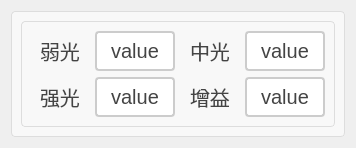
       <widget class="QWidget" name="tab_2">
        <attribute name="title">
         <string>亮度调整</string>
        </attribute>
        <layout class="QGridLayout" name="gridLayout_7">
         <item row="0" column="0">
          <widget class="QGroupBox" name="groupBox_4">
           <property name="styleSheet">
            <string notr="true">QGroupBox {
    border: 1px solid #DDD;
    border-radius: 4px;
    font: bold 14px;
    color: #666;
    background-color: #F8F8F8;
}

QGroupBox::title {
    subcontrol-origin: margin;
    subcontrol-position: top left;
    left: 10px;
    padding: 0 5px;
}</string>
           </property>
           <property name="title">
            <string/>
           </property>
           <layout class="QGridLayout" name="gridLayout_6">
            <item row="0" column="0">
             <widget class="QGroupBox" name="groupBox_2">
              <property name="styleSheet">
               <string notr="true">QGroupBox {
    border: 1px solid #DDD;
    border-radius: 4px;
    font: bold 14px;
    color: #666;
    background-color: #F8F8F8;
}

QGroupBox::title {
    subcontrol-origin: margin;
    subcontrol-position: top left;
    left: 10px;
    padding: 0 5px;
}</string>
              </property>
              <property name="title">
               <string/>
              </property>
              <layout class="QGridLayout" name="gridLayout_8">
               <item row="0" column="0">
                <layout class="QGridLayout" name="gridLayout_5">
                 <item row="0" column="0">
                  <layout class="QHBoxLayout" name="horizontalLayout_5" stretch="1,1">
                   <item>
                    <layout class="QHBoxLayout" name="horizontalLayout_31" stretch="1,1">
                     <item>
                      <widget class="QLabel" name="lb_zuoxianwei1_2">
                       <property name="styleSheet">
                        <string notr="true">/* 基础标签样式 */
QLabel {
    color: #444444;          /* 主文字色 */
    font-size: 20px;         /* 标准字号 */
    background: transparent; /* 透明背景 */
    padding: 2px 4px;        /* 基础内边距 */
}

/* 标题样式 */
QLabel.title {
    font-size: 16px;
    font-weight: 600;
    color: #333333;
    border-bottom: 1px solid #DDDDDD; /* 下划线装饰 */
    padding-bottom: 4px;
}

/* 副标题/次要文本 */
QLabel.subtitle {
    color: #666666;
    font-size: 13px;
    font-style: italic;
}

/* 强调文本 */
QLabel.emphasis {
    color: #333333;
    font-weight: 500;
    background-color: #F5F5F5;
    border-radius: 3px;
    padding: 4px 8px;
}

/* 状态标签（成功/警告/错误） */
QLabel[state=&quot;success&quot;] {
    color: #228B22;          /* 森林绿 */
    border-left: 3px solid #228B22;
    padding-left: 8px;
}

QLabel[state=&quot;warning&quot;] {
    color: #FF8C00;          /* 暗橙 */
    border-left: 3px solid #FF8C00;
    padding-left: 8px;
}

QLabel[state=&quot;error&quot;] {
    color: #B22222;          /* 砖红 */
    border-left: 3px solid #B22222;
    padding-left: 8px;
}

/* 数据展示标签 */
QLabel.data {
    color: #2F4F4F;          /* 深石板灰 */
    font-family: monospace;
    border: 1px solid #E0E0E0;
    background-color: #FFFFFF;
    padding: 6px 12px;
    border-radius: 4px;
}

/* 禁用状态 */
QLabel:disabled {
    color: #AAAAAA;
    background-color: transparent;
}

/* 链接样式（伪链接效果） */
QLabel.link {
    color: #4682B4;          /* 钢蓝 */
    text-decoration: underline;
    border-bottom: 1px dotted #4682B4;
}

/* 图标标签 */
QLabel.icon {
    qproperty-alignment: AlignCenter;
    border: 1px solid #E0E0E0;
    border-radius: 4px;
    background-color: #FFFFFF;
    padding: 12px;
}</string>
                       </property>
                       <property name="text">
                        <string>弱光</string>
                       </property>
                      </widget>
                     </item>
                     <item>
                      <widget class="QPushButton" name="btn_ruoguang">
                       <property name="sizePolicy">
                        <sizepolicy hsizetype="Minimum" vsizetype="Minimum">
                         <horstretch>0</horstretch>
                         <verstretch>0</verstretch>
                        </sizepolicy>
                       </property>
                       <property name="styleSheet">
                        <string notr="true">QPushButton {
    padding: 6px 14px;
    border: 2px solid #CCC;
    border-radius: 4px;
    background-color: white;
    color: #444;
	font-size:20px;
}

QPushButton:hover {
    border-color: #999;
    background-color: #F5F5F5;
}

QPushButton:pressed {
    border-color: #777;
    background-color: #EEE;
}</string>
                       </property>
                       <property name="text">
                        <string>value</string>
                       </property>
                      </widget>
                     </item>
                    </layout>
                   </item>
                   <item>
                    <layout class="QHBoxLayout" name="horizontalLayout_28" stretch="1,1">
                     <item>
                      <widget class="QLabel" name="lb_xiaxianwei1_2">
                       <property name="styleSheet">
                        <string notr="true">/* 基础标签样式 */
QLabel {
    color: #444444;          /* 主文字色 */
    font-size: 20px;         /* 标准字号 */
    background: transparent; /* 透明背景 */
    padding: 2px 4px;        /* 基础内边距 */
}

/* 标题样式 */
QLabel.title {
    font-size: 16px;
    font-weight: 600;
    color: #333333;
    border-bottom: 1px solid #DDDDDD; /* 下划线装饰 */
    padding-bottom: 4px;
}

/* 副标题/次要文本 */
QLabel.subtitle {
    color: #666666;
    font-size: 13px;
    font-style: italic;
}

/* 强调文本 */
QLabel.emphasis {
    color: #333333;
    font-weight: 500;
    background-color: #F5F5F5;
    border-radius: 3px;
    padding: 4px 8px;
}

/* 状态标签（成功/警告/错误） */
QLabel[state=&quot;success&quot;] {
    color: #228B22;          /* 森林绿 */
    border-left: 3px solid #228B22;
    padding-left: 8px;
}

QLabel[state=&quot;warning&quot;] {
    color: #FF8C00;          /* 暗橙 */
    border-left: 3px solid #FF8C00;
    padding-left: 8px;
}

QLabel[state=&quot;error&quot;] {
    color: #B22222;          /* 砖红 */
    border-left: 3px solid #B22222;
    padding-left: 8px;
}

/* 数据展示标签 */
QLabel.data {
    color: #2F4F4F;          /* 深石板灰 */
    font-family: monospace;
    border: 1px solid #E0E0E0;
    background-color: #FFFFFF;
    padding: 6px 12px;
    border-radius: 4px;
}

/* 禁用状态 */
QLabel:disabled {
    color: #AAAAAA;
    background-color: transparent;
}

/* 链接样式（伪链接效果） */
QLabel.link {
    color: #4682B4;          /* 钢蓝 */
    text-decoration: underline;
    border-bottom: 1px dotted #4682B4;
}

/* 图标标签 */
QLabel.icon {
    qproperty-alignment: AlignCenter;
    border: 1px solid #E0E0E0;
    border-radius: 4px;
    background-color: #FFFFFF;
    padding: 12px;
}</string>
                       </property>
                       <property name="text">
                        <string>中光</string>
                       </property>
                      </widget>
                     </item>
                     <item>
                      <widget class="QPushButton" name="btn_zhongguang">
                       <property name="sizePolicy">
                        <sizepolicy hsizetype="Minimum" vsizetype="Minimum">
                         <horstretch>0</horstretch>
                         <verstretch>0</verstretch>
                        </sizepolicy>
                       </property>
                       <property name="styleSheet">
                        <string notr="true">QPushButton {
    padding: 6px 14px;
    border: 2px solid #CCC;
    border-radius: 4px;
    background-color: white;
    color: #444;
	font-size:20px;
}

QPushButton:hover {
    border-color: #999;
    background-color: #F5F5F5;
}

QPushButton:pressed {
    border-color: #777;
    background-color: #EEE;
}</string>
                       </property>
                       <property name="text">
                        <string>value</string>
                       </property>
                      </widget>
                     </item>
                    </layout>
                   </item>
                  </layout>
                 </item>
                 <item row="1" column="0">
                  <layout class="QHBoxLayout" name="horizontalLayout_4" stretch="1,1">
                   <item>
                    <layout class="QHBoxLayout" name="horizontalLayout_27" stretch="0,0">
                     <item>
                      <widget class="QLabel" name="lb_shangxianwei1_2">
                       <property name="styleSheet">
                        <string notr="true">/* 基础标签样式 */
QLabel {
    color: #444444;          /* 主文字色 */
    font-size: 20px;         /* 标准字号 */
    background: transparent; /* 透明背景 */
    padding: 2px 4px;        /* 基础内边距 */
}

/* 标题样式 */
QLabel.title {
    font-size: 16px;
    font-weight: 600;
    color: #333333;
    border-bottom: 1px solid #DDDDDD; /* 下划线装饰 */
    padding-bottom: 4px;
}

/* 副标题/次要文本 */
QLabel.subtitle {
    color: #666666;
    font-size: 13px;
    font-style: italic;
}

/* 强调文本 */
QLabel.emphasis {
    color: #333333;
    font-weight: 500;
    background-color: #F5F5F5;
    border-radius: 3px;
    padding: 4px 8px;
}

/* 状态标签（成功/警告/错误） */
QLabel[state=&quot;success&quot;] {
    color: #228B22;          /* 森林绿 */
    border-left: 3px solid #228B22;
    padding-left: 8px;
}

QLabel[state=&quot;warning&quot;] {
    color: #FF8C00;          /* 暗橙 */
    border-left: 3px solid #FF8C00;
    padding-left: 8px;
}

QLabel[state=&quot;error&quot;] {
    color: #B22222;          /* 砖红 */
    border-left: 3px solid #B22222;
    padding-left: 8px;
}

/* 数据展示标签 */
QLabel.data {
    color: #2F4F4F;          /* 深石板灰 */
    font-family: monospace;
    border: 1px solid #E0E0E0;
    background-color: #FFFFFF;
    padding: 6px 12px;
    border-radius: 4px;
}

/* 禁用状态 */
QLabel:disabled {
    color: #AAAAAA;
    background-color: transparent;
}

/* 链接样式（伪链接效果） */
QLabel.link {
    color: #4682B4;          /* 钢蓝 */
    text-decoration: underline;
    border-bottom: 1px dotted #4682B4;
}

/* 图标标签 */
QLabel.icon {
    qproperty-alignment: AlignCenter;
    border: 1px solid #E0E0E0;
    border-radius: 4px;
    background-color: #FFFFFF;
    padding: 12px;
}</string>
                       </property>
                       <property name="text">
                        <string>强光</string>
                       </property>
                      </widget>
                     </item>
                     <item>
                      <widget class="QPushButton" name="btn_qiangguang">
                       <property name="sizePolicy">
                        <sizepolicy hsizetype="Minimum" vsizetype="Minimum">
                         <horstretch>0</horstretch>
                         <verstretch>0</verstretch>
                        </sizepolicy>
                       </property>
                       <property name="styleSheet">
                        <string notr="true">QPushButton {
    padding: 6px 14px;
    border: 2px solid #CCC;
    border-radius: 4px;
    background-color: white;
    color: #444;
	font-size:20px;
}

QPushButton:hover {
    border-color: #999;
    background-color: #F5F5F5;
}

QPushButton:pressed {
    border-color: #777;
    background-color: #EEE;
}</string>
                       </property>
                       <property name="text">
                        <string>value</string>
                       </property>
                      </widget>
                     </item>
                    </layout>
                   </item>
                   <item>
                    <layout class="QHBoxLayout" name="horizontalLayout_32" stretch="1,1">
                     <item>
                      <widget class="QLabel" name="lb_youxianwei1_2">
                       <property name="styleSheet">
                        <string notr="true">/* 基础标签样式 */
QLabel {
    color: #444444;          /* 主文字色 */
    font-size: 20px;         /* 标准字号 */
    background: transparent; /* 透明背景 */
    padding: 2px 4px;        /* 基础内边距 */
}

/* 标题样式 */
QLabel.title {
    font-size: 16px;
    font-weight: 600;
    color: #333333;
    border-bottom: 1px solid #DDDDDD; /* 下划线装饰 */
    padding-bottom: 4px;
}

/* 副标题/次要文本 */
QLabel.subtitle {
    color: #666666;
    font-size: 13px;
    font-style: italic;
}

/* 强调文本 */
QLabel.emphasis {
    color: #333333;
    font-weight: 500;
    background-color: #F5F5F5;
    border-radius: 3px;
    padding: 4px 8px;
}

/* 状态标签（成功/警告/错误） */
QLabel[state=&quot;success&quot;] {
    color: #228B22;          /* 森林绿 */
    border-left: 3px solid #228B22;
    padding-left: 8px;
}

QLabel[state=&quot;warning&quot;] {
    color: #FF8C00;          /* 暗橙 */
    border-left: 3px solid #FF8C00;
    padding-left: 8px;
}

QLabel[state=&quot;error&quot;] {
    color: #B22222;          /* 砖红 */
    border-left: 3px solid #B22222;
    padding-left: 8px;
}

/* 数据展示标签 */
QLabel.data {
    color: #2F4F4F;          /* 深石板灰 */
    font-family: monospace;
    border: 1px solid #E0E0E0;
    background-color: #FFFFFF;
    padding: 6px 12px;
    border-radius: 4px;
}

/* 禁用状态 */
QLabel:disabled {
    color: #AAAAAA;
    background-color: transparent;
}

/* 链接样式（伪链接效果） */
QLabel.link {
    color: #4682B4;          /* 钢蓝 */
    text-decoration: underline;
    border-bottom: 1px dotted #4682B4;
}

/* 图标标签 */
QLabel.icon {
    qproperty-alignment: AlignCenter;
    border: 1px solid #E0E0E0;
    border-radius: 4px;
    background-color: #FFFFFF;
    padding: 12px;
}</string>
                       </property>
                       <property name="text">
                        <string>增益</string>
                       </property>
                      </widget>
                     </item>
                     <item>
                      <widget class="QPushButton" name="btn_zengyi">
                       <property name="sizePolicy">
                        <sizepolicy hsizetype="Minimum" vsizetype="Minimum">
                         <horstretch>0</horstretch>
                         <verstretch>0</verstretch>
                        </sizepolicy>
                       </property>
                       <property name="styleSheet">
                        <string notr="true">QPushButton {
    padding: 6px 14px;
    border: 2px solid #CCC;
    border-radius: 4px;
    background-color: white;
    color: #444;
	font-size:20px;
}

QPushButton:hover {
    border-color: #999;
    background-color: #F5F5F5;
}

QPushButton:pressed {
    border-color: #777;
    background-color: #EEE;
}</string>
                       </property>
                       <property name="text">
                        <string>value</string>
                       </property>
                      </widget>
                     </item>
                    </layout>
                   </item>
                  </layout>
                 </item>
                </layout>
               </item>
              </layout>
             </widget>
            </item>
           </layout>
          </widget>
         </item>
        </layout>
       </widget>
